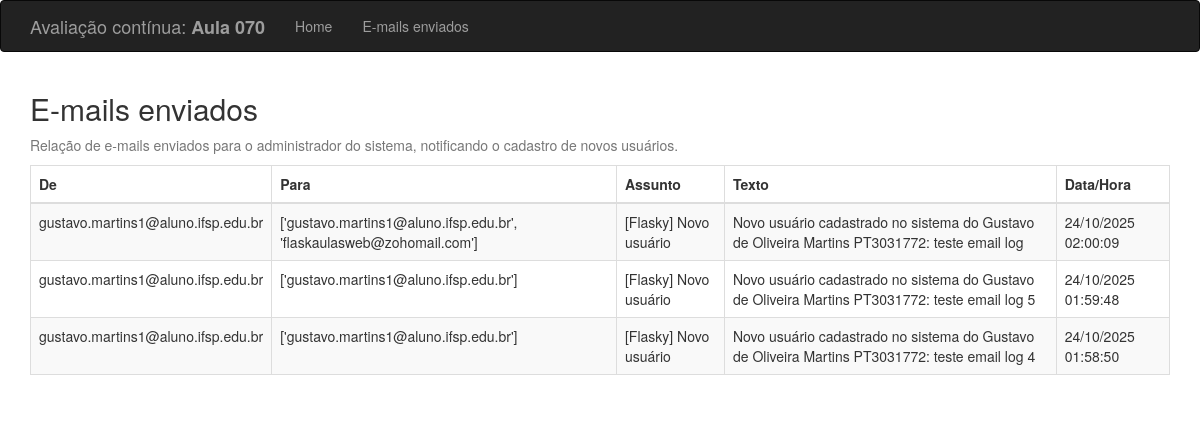
Screenshot of /emailsEnviados with the database file from the repository.
### flask_app.py (models this page shows, shortened)
class SentEmail(db.Model):
    __tablename__ = 'sent_emails'
    id = db.Column(db.Integer, primary_key=True)
    sender = db.Column(db.String(120))
    recipients = db.Column(db.String(255))
    subject = db.Column(db.String(255))
    body = db.Column(db.Text)
    timestamp = db.Column(db.DateTime, default=datetime.utcnow)

### flask_app.py (the view)
@app.route('/emailsEnviados', methods=['GET'])
def emails_sent():
    emails = SentEmail.query.order_by(SentEmail.timestamp.desc()).all()
    return render_template('emails_sent.html', emails=emails)

### templates/emails_sent.html (shortened to what this page needs)
{% extends "base_template.html" %}
{% block content %}
<div class="container mt-5">
    <h2 class="mb-3">E-mails enviados</h2>
    <p class="text-muted">
        Relação de e-mails enviados para o administrador do sistema, notificando o cadastro de novos usuários.
    </p>
    <table class="table table-bordered table-striped mt-4">
        <thead class="table-light">
            <tr>
                <th>De</th>
                <th>Para</th>
                <th>Assunto</th>
                <th>Texto</th>
                <th>Data/Hora</th>
            </tr>
        </thead>
        <tbody>
        {% for email in emails %}
            <tr>
                <td>{{ email.sender }}</td>
                <td>{{ email.recipients }}</td>
                <td>{{ email.subject }}</td>
                <td>{{ email.body }}</td>
                <td>{{ email.timestamp.strftime("%d/%m/%Y %H:%M:%S") }}</td>
            </tr>
        {% else %}
            <tr>
                <td colspan="5" class="text-center">Nenhum e-mail enviado ainda.</td>
            </tr>
        {% endfor %}
        </tbody>
    </table>
</div>
{% endblock %}

### rows the page displays
SentEmail: sender "gustavo.martins1@aluno.ifsp.edu.br", recipients "['gustavo.martins1@aluno.ifsp.edu.br', 'flaskaulasweb@zohomail.com']", subject "[Flasky] Novo usuário", body "Novo usuário cadastrado no sistema do Gustavo de Oliveira Martins PT3031772: teste email log", timestamp "24/10/2025 02:00:09"
SentEmail: sender "gustavo.martins1@aluno.ifsp.edu.br", recipients "['gustavo.martins1@aluno.ifsp.edu.br']", subject "[Flasky] Novo usuário", body "Novo usuário cadastrado no sistema do Gustavo de Oliveira Martins PT3031772: teste email log 5", timestamp "24/10/2025 01:59:48"
SentEmail: sender "gustavo.martins1@aluno.ifsp.edu.br", recipients "['gustavo.martins1@aluno.ifsp.edu.br']", subject "[Flasky] Novo usuário", body "Novo usuário cadastrado no sistema do Gustavo de Oliveira Martins PT3031772: teste email log 4", timestamp "24/10/2025 01:58:50"
